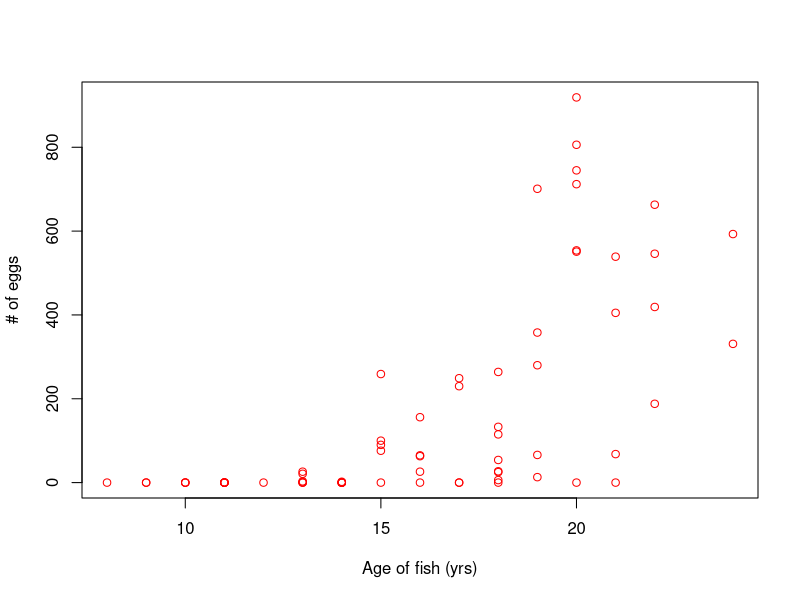
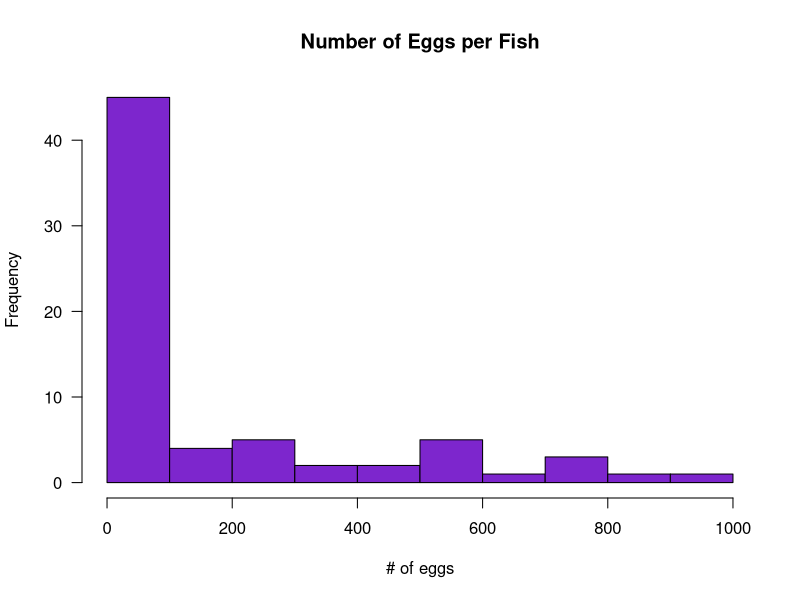
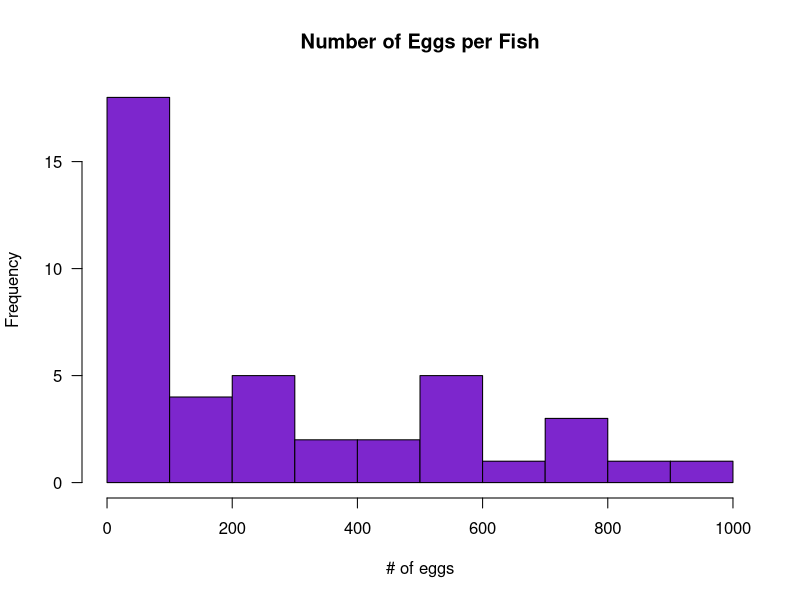

Generate these figures, in order, with R:
#------ Alicia's Section-------
# GLM
wd <- getwd() # get working directory
setwd("~/Desktop/GitHub/DA.GLM.fish") #Alicia's Directory
fish <- read.csv("data.fish.csv", stringsAsFactors = FALSE) # read data file into object called fish
View(fish) # view the data 

#Check the data layout
str(fish) 
head(fish)

# only look at data within the year 2011 (all columns with rows = 2011)
f1 <- fish[fish$year == 2011, ]

# visualize the relationship between fish age and number of eggs 
plot(fish$age[fish$year == "2011"], fish$number.eggs[fish$year == "2011"], col = "red", xlab = "Age of fish (yrs)", ylab = "# of eggs")

hist(f1$number.eggs, col = "Purple3", xlab = "# of eggs", main = "Number of Eggs per Fish", las = 1)

#Get rid of the zeros
f2 <- f1[f1$number.eggs > 0, ]
View(f2)

hist(f2$number.eggs, col = "Purple3", xlab = "# of eggs", main = "Number of Eggs per Fish", las = 1)

#-------- Devon's Section---------
